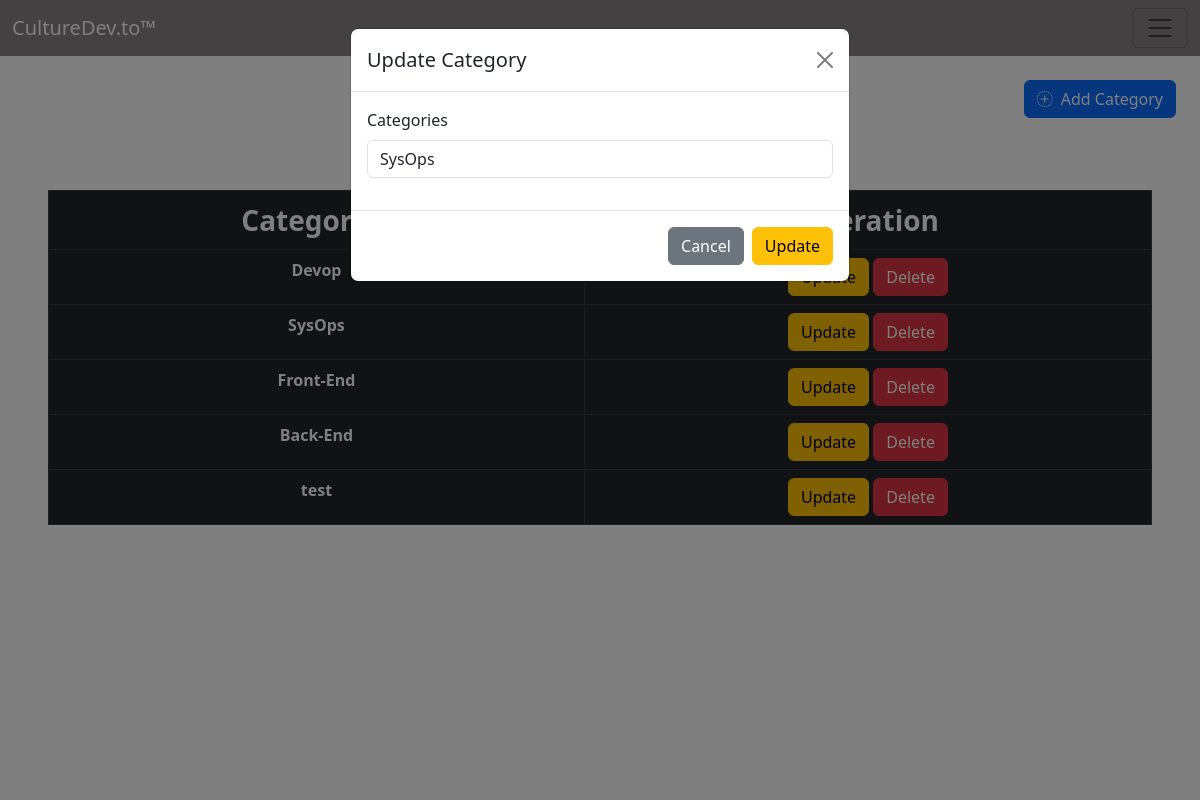
Screenshot of /pages/categories.php?updateId=7 with the database file from the repository.
### tables this page shows
CREATE TABLE `category` (
  `id` int(11) NOT NULL,
  `name` varchar(255) NOT NULL
);

### config/database.php (called while the page is built, shortened)
<?php
class Database {
    private $host = "localhost";
    private $dbName = "culturedev";
    private $username = "root";
    private $password = "";
    public function __construct(){
        $this->con = new PDO('mysql:host='.$this->host.';dbname='.$this->dbName.';charset=utf8', $this->username, $this->password);
        return true;
    }
}
?>

### models/Crud.php (called while the page is built, shortened)
<?php
require_once __DIR__.'/../config/database.php';
class Crud extends Database
{
    protected function select($table,$rows="*",$where = null){
            if ($where != null) {
                $sql="SELECT $rows FROM $table WHERE $where";
            }else{
                $sql="SELECT $rows FROM $table";
            }
        $result = $this->con->query($sql);
        $res = $result ->fetchALL();
        return $res;
    }
}

### controllers/CategoryController.php (called while the page is built, shortened)
<?php
include_once __DIR__.'/../models/Crud.php';
class CategoryController extends Crud
{
    public function getCategory(){
        $result =$this->select("category","*");
        return $result;
    }
    public function OneCategory($id){
        $result =$this->select("category","*", "id = '$id'");
        return $result;
    }
}

### pages/categories.php (the view, shortened to what this page needs)
<?php
include_once("../includes/head.php");
include '../controllers/CategoryController.php';
$Category= new CategoryController();
$allCategories= $Category->getCategory();
$Category->addCategory();
$Category->deleteCategory();
$Category->updateCategory();
?>
<body style="height: 100vh;">
<?php include_once '../includes/sidenav.php'; ?>
    <div class="d-flex justify-content-end m-4">
            <button href="#modal-categories" data-bs-toggle="modal" class="btn btn-primary d-flex "  onclick="resetCategoryForm()"><i class="bi bi-plus-circle-dotted me-2" ></i>Add Category</button>
        </div>
    <div class="p-5" >
        <table class="table table-dark table-hover table-bordered text-center" id="test">
        <thead>
          <tr class="fs-3">
            <th scope="col">Categories</th>
            <th scope="col">Operation</th>
          </tr>
        </thead>
        <tbody>
        <?php foreach($allCategories as $category ) { ?>
          <tr>
            <th scope="row"><?php echo $category['name']; ?></th>
            <td>
                <a href="categories.php?updateId=<?php echo $category['id']; ?>" type="button" class="btn btn-warning">Update</a>
                <a href="categories.php?deleteId=<?php echo $category['id']; ?>" type="button" class="btn btn-danger">Delete</a>
            </td>
          </tr>
          <?php } ?>
        </tbody>
        </table>
    </div>
    <?php
          if(isset($_GET['updateId'])){
            $id = $_GET['updateId'];
            $result = $Category -> OneCategory($id);
            $modalRow = $result[0];
          }
        ?>
     <div class="modal fade" id="modal-categories" tabindex="-1" aria-labelledby="staticBackdropLabel" aria-hidden="true" >
        <div class="modal-dialog">
          <div class="modal-content">
            <form action="" method="POST" id="form" enctype="multipart/form-data">
              <div class="modal-header">
                <h5 class="modal-title" id="modal-title"><?php if(isset($_GET['updateId'])){echo 'Update';} else { echo 'Add';}?> Category</h5>
                <button type="button" class="btn-close" data-bs-dismiss="modal" aria-label="Close"></button>
              </div>
              <div class="modal-body">
                  <div class="mb-3">
                    <label class="form-label" >Categories</label>
                    <input name="category" type="text" class="form-control" id="category" value="<?php if(isset($modalRow)) echo $modalRow['name']; ?>" required/>
                  </div>
              </div>
              <div class="modal-footer">
                <button type="button" data-bs-dismiss="modal" class="btn btn-secondary" >Cancel</button>
                <button type="submit" name="update" class="btn btn-warning task-action-btn" id="update">Update</button>
              </div>
            </form>
          </div>
        </div>
      </div>
</body>
</html>

### rows the page displays
category: name "Devop"
category: name "SysOps", category "SysOps"
category: name "Front-End"
category: name "Back-End"
category: name "test"
